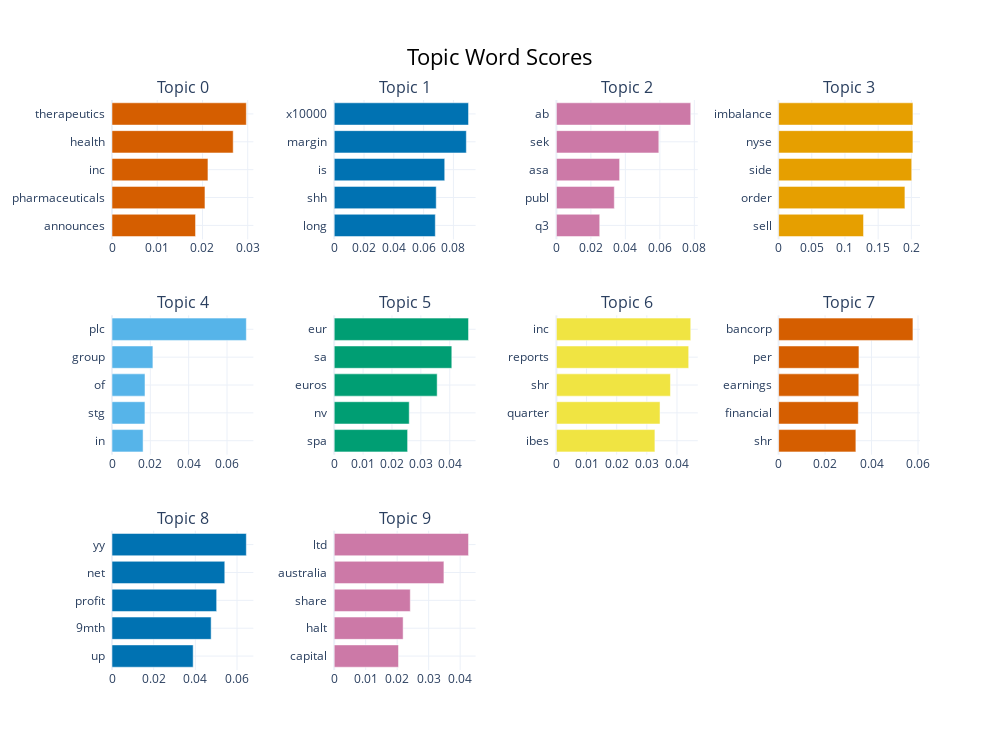

Source (notebook cell):
### Markdown cell above
Visualize the selected terms for a few topics (selected using C-TF-IDF).

### Code cell
topic_model.visualize_barchart(top_n_topics=10)

### Figure 1 — Plotly figure (JSON) as saved in the notebook; plotly's stock layout.template omitted (floating-point values rounded to 4 significant figures)
{"data": [{"marker": {"color": "#D55E00"}, "orientation": "h", "type": "bar", "x": [0.01846, 0.02055, 0.02121, 0.02679, 0.02969], "xaxis": "x", "y": ["announces  ", "pharmaceuticals  ", "inc  ", "health  ", "therapeutics  "], "yaxis": "y"}, {"marker": {"color": "#0072B2"}, "orientation": "h", "type": "bar", "x": [0.06785, 0.06847, 0.07418, 0.08867, 0.09014], "xaxis": "x2", "y": ["long  ", "shh  ", "is  ", "margin  ", "x10000  "], "yaxis": "y2"}, {"marker": {"color": "#CC79A7"}, "orientation": "h", "type": "bar", "x": [0.02512, 0.03358, 0.03666, 0.05939, 0.0779], "xaxis": "x3", "y": ["q3  ", "publ  ", "asa  ", "sek  ", "ab  "], "yaxis": "y3"}, {"marker": {"color": "#E69F00"}, "orientation": "h", "type": "bar", "x": [0.1279, 0.1903, 0.2005, 0.2024, 0.2024], "xaxis": "x4", "y": ["sell  ", "order  ", "side  ", "nyse  ", "imbalance  "], "yaxis": "y4"}, {"marker": {"color": "#56B4E9"}, "orientation": "h", "type": "bar", "x": [0.01621, 0.01718, 0.01721, 0.02134, 0.07007], "xaxis": "x5", "y": ["in  ", "stg  ", "of  ", "group  ", "plc  "], "yaxis": "y5"}, {"marker": {"color": "#009E73"}, "orientation": "h", "type": "bar", "x": [0.02541, 0.02597, 0.03564, 0.04071, 0.0465], "xaxis": "x6", "y": ["spa  ", "nv  ", "euros  ", "sa  ", "eur  "], "yaxis": "y6"}, {"marker": {"color": "#F0E442"}, "orientation": "h", "type": "bar", "x": [0.03267, 0.03437, 0.03783, 0.04388, 0.04456], "xaxis": "x7", "y": ["ibes  ", "quarter  ", "shr  ", "reports  ", "inc  "], "yaxis": "y7"}, {"marker": {"color": "#D55E00"}, "orientation": "h", "type": "bar", "x": [0.03325, 0.0343, 0.03452, 0.03458, 0.05781], "xaxis": "x8", "y": ["shr  ", "financial  ", "earnings  ", "per  ", "bancorp  "], "yaxis": "y8"}, {"marker": {"color": "#0072B2"}, "orientation": "h", "type": "bar", "x": [0.03895, 0.04758, 0.05022, 0.05413, 0.06447], "xaxis": "x9", "y": ["up  ", "9mth  ", "profit  ", "net  ", "yy  "], "yaxis": "y9"}, {"marker": {"color": "#CC79A7"}, "orientation": "h", "type": "bar", "x": [0.02043, 0.02189, 0.02416, 0.03485, 0.04267], "xaxis": "x10", "y": ["capital  ", "halt  ", "share  ", "australia  ", "ltd  "], "yaxis": "y10"}], "layout": {"annotations": [{"font": {"size": 16}, "showarrow": false, "text": "Topic 0", "x": 0.0875, "xanchor": "center", "xref": "paper", "y": 1, "yanchor": "bottom", "yref": "paper"}, {"font": {"size": 16}, "showarrow": false, "text": "Topic 1", "x": 0.3625, "xanchor": "center", "xref": "paper", "y": 1, "yanchor": "bottom", "yref": "paper"}, {"font": {"size": 16}, "showarrow": false, "text": "Topic 2", "x": 0.6375, "xanchor": "center", "xref": "paper", "y": 1, "yanchor": "bottom", "yref": "paper"}, {"font": {"size": 16}, "showarrow": false, "text": "Topic 3", "x": 0.9125, "xanchor": "center", "xref": "paper", "y": 1, "yanchor": "bottom", "yref": "paper"}, {"font": {"size": 16}, "showarrow": false, "text": "Topic 4", "x": 0.0875, "xanchor": "center", "xref": "paper", "y": 0.6222, "yanchor": "bottom", "yref": "paper"}, {"font": {"size": 16}, "showarrow": false, "text": "Topic 5", "x": 0.3625, "xanchor": "center", "xref": "paper", "y": 0.6222, "yanchor": "bottom", "yref": "paper"}, {"font": {"size": 16}, "showarrow": false, "text": "Topic 6", "x": 0.6375, "xanchor": "center", "xref": "paper", "y": 0.6222, "yanchor": "bottom", "yref": "paper"}, {"font": {"size": 16}, "showarrow": false, "text": "Topic 7", "x": 0.9125, "xanchor": "center", "xref": "paper", "y": 0.6222, "yanchor": "bottom", "yref": "paper"}, {"font": {"size": 16}, "showarrow": false, "text": "Topic 8", "x": 0.0875, "xanchor": "center", "xref": "paper", "y": 0.2444, "yanchor": "bottom", "yref": "paper"}, {"font": {"size": 16}, "showarrow": false, "text": "Topic 9", "x": 0.3625, "xanchor": "center", "xref": "paper", "y": 0.2444, "yanchor": "bottom", "yref": "paper"}], "height": 750, "hoverlabel": {"bgcolor": "white", "font": {"family": "Rockwell", "size": 16}}, "showlegend": false, "title": {"font": {"color": "Black", "size": 22}, "text": "Topic Word Scores", "x": 0.5, "xanchor": "center", "yanchor": "top"}, "width": 1000, "xaxis": {"anchor": "y", "domain": [0, 0.175], "showgrid": true}, "xaxis10": {"anchor": "y10", "domain": [0.275, 0.45], "showgrid": true}, "xaxis11": {"anchor": "y11", "domain": [0.55, 0.725], "showgrid": true}, "xaxis12": {"anchor": "y12", "domain": [0.825, 1], "showgrid": true}, "xaxis2": {"anchor": "y2", "domain": [0.275, 0.45], "showgrid": true}, "xaxis3": {"anchor": "y3", "domain": [0.55, 0.725], "showgrid": true}, "xaxis4": {"anchor": "y4", "domain": [0.825, 1], "showgrid": true}, "xaxis5": {"anchor": "y5", "domain": [0, 0.175], "showgrid": true}, "xaxis6": {"anchor": "y6", "domain": [0.275, 0.45], "showgrid": true}, "xaxis7": {"anchor": "y7", "domain": [0.55, 0.725], "showgrid": true}, "xaxis8": {"anchor": "y8", "domain": [0.825, 1], "showgrid": true}, "xaxis9": {"anchor": "y9", "domain": [0, 0.175], "showgrid": true}, "yaxis": {"anchor": "x", "domain": [0.7556, 1], "showgrid": true}, "yaxis10": {"anchor": "x10", "domain": [0, 0.2444], "showgrid": true}, "yaxis11": {"anchor": "x11", "domain": [0, 0.2444], "showgrid": true}, "yaxis12": {"anchor": "x12", "domain": [0, 0.2444], "showgrid": true}, "yaxis2": {"anchor": "x2", "domain": [0.7556, 1], "showgrid": true}, "yaxis3": {"anchor": "x3", "domain": [0.7556, 1], "showgrid": true}, "yaxis4": {"anchor": "x4", "domain": [0.7556, 1], "showgrid": true}, "yaxis5": {"anchor": "x5", "domain": [0.3778, 0.6222], "showgrid": true}, "yaxis6": {"anchor": "x6", "domain": [0.3778, 0.6222], "showgrid": true}, "yaxis7": {"anchor": "x7", "domain": [0.3778, 0.6222], "showgrid": true}, "yaxis8": {"anchor": "x8", "domain": [0.3778, 0.6222], "showgrid": true}, "yaxis9": {"anchor": "x9", "domain": [0, 0.2444], "showgrid": true}}}
